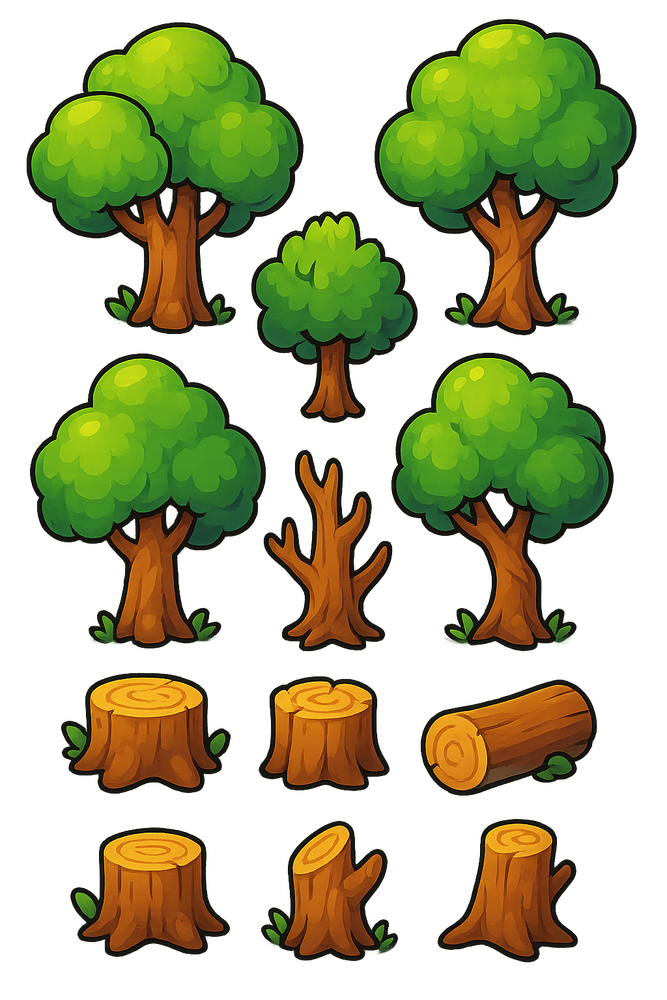
#> input picture attached_assets/Árvore e toco estilizados em ilustração.png, 667 x 1000 px, shrunk from 1024 x 1536 before the run
$ python split_image.py
#> lines starting #> are read from the running program, lines starting #| are printed output that depends on the picture

from PIL import Image
import os

def ensure_directory(path):
    if not os.path.exists(path):
        os.makedirs(path)

def split_image():
    # Abrir a imagem
    try:
        img = Image.open('attached_assets/Árvore e toco estilizados em ilustração.png')
#> img is the input picture: PIL image 667x1000 RGBA; mean R, G, B, A 45.2, 48.6, 12.1, 112

        # Ajustar coordenadas baseado no tamanho da imagem
        width = img.width // 3  # Dividir em 3 colunas
#> width = 222
        height = img.height // 2  # Dividir em 2 linhas
#> height = 500

        regions = {
            'tree1': (0, 0, width, height),
            'tree2': (width, 0, width * 2, height),
            'tree3': (width * 2, 0, width * 3, height),
            'stump1': (0, height, width, height * 2),
            'stump2': (width, height, width * 2, height * 2),
            'log': (width * 2, height, width * 3, height * 2)
        }

        # Criar diretório se não existir
        ensure_directory('attached_assets')

        # Cortar e salvar cada parte
        for name, box in regions.items():
            region = img.crop(box)
            region.save(f'attached_assets/{name}.png')
            print(f'Imagem {name}.png criada com sucesso')
#> this loop made 6 passes
#> pass 1, in split_image, `region = img.crop(box)`:
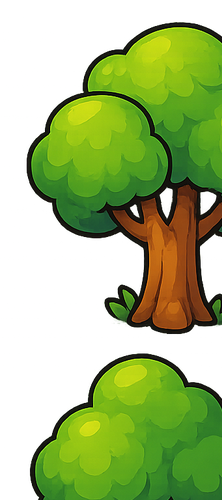
#> region: PIL image 222x500 RGBA; mean R, G, B, A 54.9, 78.4, 15.2, 142; transparent parts drawn white
#> pass 2, in split_image, `region = img.crop(box)`:
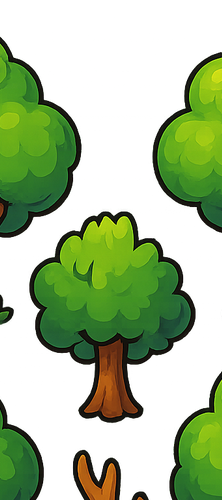
#> region: PIL image 222x500 RGBA; mean R, G, B, A 32.5, 54.6, 14.3, 113.1; transparent parts drawn white
#> pass 3, in split_image, `region = img.crop(box)`:
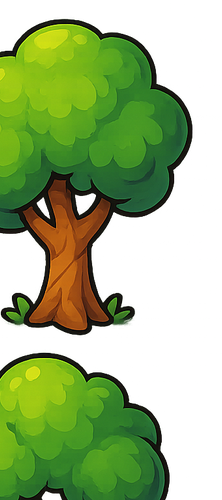
#> region: PIL image 222x500 RGBA; mean R, G, B, A 46.2, 71, 17.3, 139.3; transparent parts drawn white
#> after the loop:
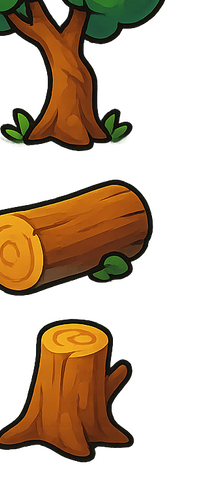
#> region: PIL image 222x500 RGBA; mean R, G, B, A 42.5, 26.3, 8.2, 87.5; transparent parts drawn white

    except Exception as e:
        print(f'Erro ao processar imagem: {str(e)}')

if __name__ == '__main__':
    split_image()
